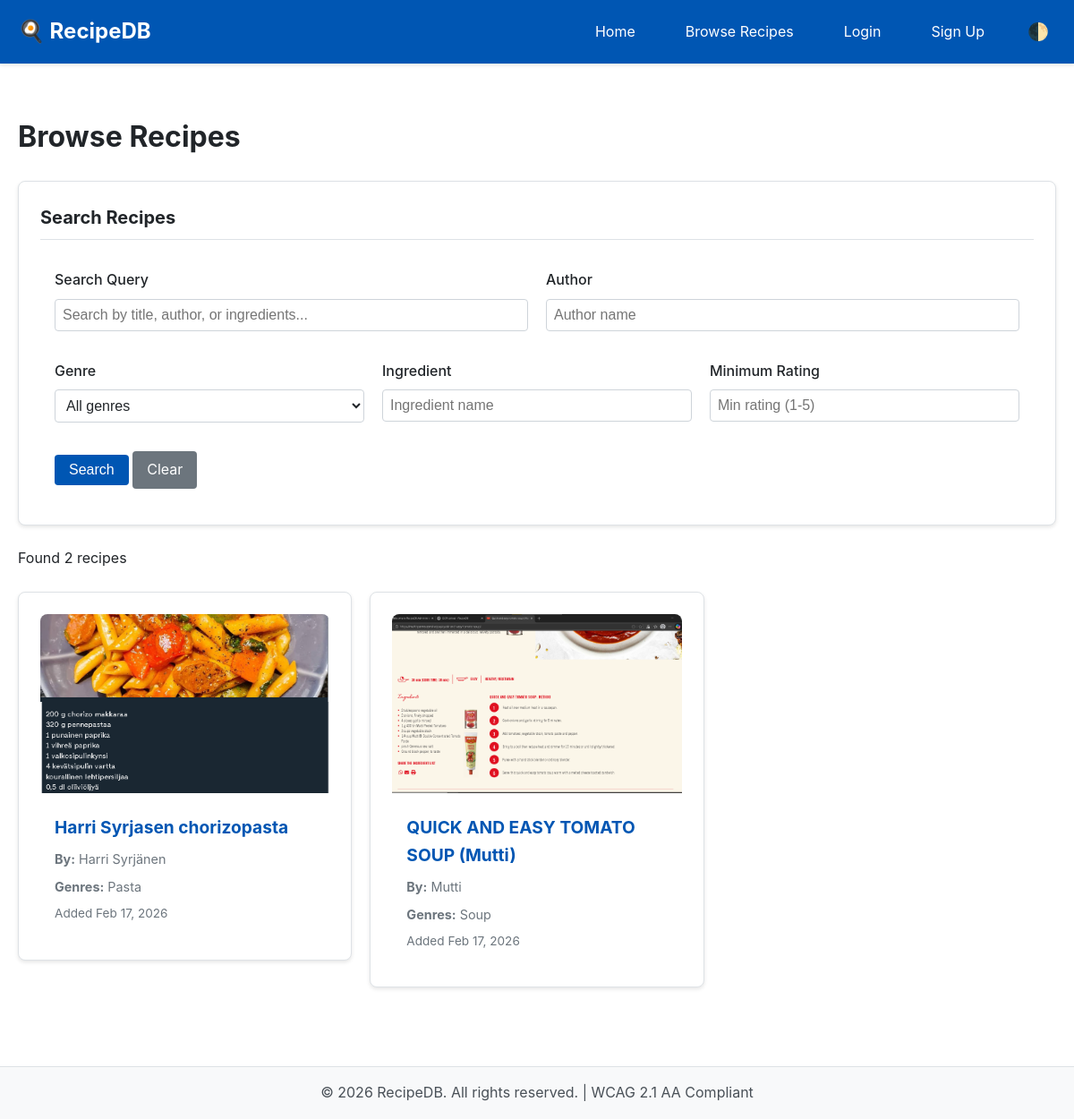
The app's page /recipes/ with its own data.
### RecipeDB/models.py (models this page shows, shortened)
class Recipe(models.Model):
    title = models.CharField(max_length=MAX_TITLE_LENGTH, db_index=True)
    instructions = models.TextField(help_text='Step-by-step cooking instructions')
    authors = models.ManyToManyField(Author, related_name='recipes', blank=True)
    genres = models.ManyToManyField(Genre, related_name='recipes', blank=True)
    ingredients = models.ManyToManyField(
        Ingredient,
        through='RecipeIngredient',
        related_name='recipes'
    )
    source_file = models.CharField(max_length=500, blank=True, help_text='Original file path for OCR')
    ocr_confidence = models.FloatField(
        null=True,
        blank=True,
        validators=[MinValueValidator(0.0), MaxValueValidator(1.0)],
        help_text='OCR confidence score (0-1)'
    )
    image = models.ImageField(upload_to='recipes/', blank=True, null=True)
    created_at = models.DateTimeField(auto_now_add=True, db_index=True)
    updated_at = models.DateTimeField(auto_now=True)
    created_by = models.ForeignKey(
        User,
        on_delete=models.SET_NULL,
        null=True,
        blank=True,
        related_name='created_recipes'
    )
    class Meta:
        ordering = ['-created_at', 'title']
        indexes = [
            models.Index(fields=['title']),
            models.Index(fields=['-created_at']),
            models.Index(fields=['ocr_confidence']),
        ]
        verbose_name = 'Recipe'
        verbose_name_plural = 'Recipes'

class Author(models.Model):
    first_name = models.CharField(max_length=MAX_NAME_LENGTH, blank=True, db_index=True)
    last_name = models.CharField(max_length=MAX_NAME_LENGTH, blank=True, db_index=True)
    publisher_name = models.CharField(max_length=MAX_NAME_LENGTH, blank=True, db_index=True)
    created_at = models.DateTimeField(auto_now_add=True)
    updated_at = models.DateTimeField(auto_now=True)
    class Meta:
        ordering = ['last_name', 'first_name', 'publisher_name']
        indexes = [
            models.Index(fields=['last_name', 'first_name']),
            models.Index(fields=['publisher_name']),
        ]
        verbose_name = 'Author'
        verbose_name_plural = 'Authors'
    def __str__(self):
        if self.publisher_name:
            return self.publisher_name
        if self.first_name and self.last_name:
            return f"{self.first_name} {self.last_name}"
        if self.first_name:
            return self.first_name
        if self.last_name:
            return self.last_name
        return f"Author {self.id}"
    def get_full_name(self):
        return str(self)

class Genre(models.Model):
    name = models.CharField(max_length=MAX_NAME_LENGTH, unique=True, db_index=True)
    description = models.TextField(blank=True)
    created_at = models.DateTimeField(auto_now_add=True)
    class Meta:
        ordering = ['name']
        verbose_name = 'Genre'
        verbose_name_plural = 'Genres'
    def __str__(self):
        return self.name

### RecipeDB/views.py (the view, shortened to what this page needs)
# urls.py: path('recipes/', views.RecipeListView.as_view(), name='recipe_list'),
class RecipeListView(ListView):
    model = Recipe
    template_name = 'RecipeDB/recipe_list.html'
    context_object_name = 'recipes'
    paginate_by = 12
    def get_queryset(self):
        queryset = Recipe.objects.all().prefetch_related(
            'authors', 'genres', 'ingredients'
        )
        try:
            form = RecipeSearchForm(self.request.GET)
            if form.is_valid():
                query = form.cleaned_data.get('query')
                author = form.cleaned_data.get('author')
                genre = form.cleaned_data.get('genre')
                ingredient = form.cleaned_data.get('ingredient')
                min_rating = form.cleaned_data.get('min_rating')
                if author:
                    queryset = queryset.filter(
                        Q(authors__first_name__icontains=author) |
                        Q(authors__last_name__icontains=author) |
                        Q(authors__publisher_name__icontains=author)
                    ).distinct()
                if genre:
                    queryset = queryset.filter(genres=genre)
                if ingredient:
                    queryset = queryset.filter(
                        ingredients__name__icontains=ingredient
                    ).distinct()
                if min_rating:
                    queryset = queryset.annotate(
                        avg_rating=Avg('personal_ratings__score')
                    ).filter(avg_rating__gte=min_rating)
        except Exception as e:
            logger.error(f"Error filtering recipes: {e}")
        return queryset.order_by('-created_at')
    def get_context_data(self, **kwargs):
        context = super().get_context_data(**kwargs)
        context['search_form'] = RecipeSearchForm(self.request.GET)
        return context

### RecipeDB/forms.py
class RecipeSearchForm(forms.Form):
    query = forms.CharField(
        required=False,
        max_length=200,
        widget=forms.TextInput(attrs={
            'class': 'form-control',
            'placeholder': 'Search by title, author, or ingredients...'
        })
    )
    author = forms.CharField(
        required=False,
        max_length=100,
        widget=forms.TextInput(attrs={
            'class': 'form-control',
            'placeholder': 'Author name'
        })
    )
    genre = forms.ModelChoiceField(
        queryset=Genre.objects.all(),
        required=False,
        empty_label='All genres',
        widget=forms.Select(attrs={'class': 'form-control'})
    )
    ingredient = forms.CharField(
        required=False,
        max_length=100,
        widget=forms.TextInput(attrs={
            'class': 'form-control',
            'placeholder': 'Ingredient name'
        })
    )
    min_rating = forms.IntegerField(
        required=False,
        min_value=1,
        max_value=5,
        widget=forms.NumberInput(attrs={
            'class': 'form-control',
            'placeholder': 'Min rating (1-5)'
        })
    )

### RecipeDB/templates/RecipeDB/recipe_list.html (shortened to what this page needs)
{% extends 'RecipeDB/base.html' %}
{% block content %}
<div class="mt-3 mb-3">
    <h1>Browse Recipes</h1>
</div>
<div class="card mb-3">
    <div class="card-header">Search Recipes</div>
    <div style="padding: 1rem;">
        <form method="get" action="">
            <div class="row">
                <div class="col-md-6">
                    <div class="form-group">
                        <label>Search Query</label>
                        {{ search_form.query }}
                    </div>
                </div>
                <div class="col-md-6">
                    <div class="form-group">
                        <label>Author</label>
                        {{ search_form.author }}
                    </div>
                </div>
            </div>
            <div class="row">
                <div class="col-md-4">
                    <div class="form-group">
                        <label>Genre</label>
                        {{ search_form.genre }}
                    </div>
                </div>
                <div class="col-md-4">
                    <div class="form-group">
                        <label>Ingredient</label>
                        {{ search_form.ingredient }}
                    </div>
                </div>
                <div class="col-md-4">
                    <div class="form-group">
                        <label>Minimum Rating</label>
                        {{ search_form.min_rating }}
                    </div>
                </div>
            </div>
            <button type="submit" class="btn btn-primary">Search</button>
            <a href="{% url 'recipe_list' %}" class="btn btn-secondary">Clear</a>
        </form>
    </div>
</div>
<div class="mb-3">
    <p>Found {{ page_obj.paginator.count }} recipe{{ page_obj.paginator.count|pluralize }}</p>
</div>
<div class="row">
    {% for recipe in recipes %}
    <div class="col-md-4">
        <div class="card mb-3">
            {% if recipe.image %}
                <img src="{{ recipe.image.url }}" alt="{{ recipe.title }}" style="width: 100%; height: 200px; object-fit: cover; border-radius: 8px 8px 0 0;">
            {% else %}
                <div style="width: 100%; height: 200px; background-color: var(--bg-tertiary); display: flex; align-items: center; justify-content: center; border-radius: 8px 8px 0 0;">
                    <span style="font-size: 3rem;">🍽️</span>
                </div>
            {% endif %}
            <div style="padding: 1rem;">
                <h3 style="font-size: 1.2rem; margin-bottom: 0.5rem;">
                    <a href="{% url 'recipe_detail' recipe.pk %}">{{ recipe.title }}</a>
                </h3>
                <p style="color: var(--text-muted); font-size: 0.9rem; margin-bottom: 0.5rem;">
                    <strong>By:</strong>
                    {% for author in recipe.authors.all %}
                        {{ author.get_full_name }}{% if not forloop.last %}, {% endif %}
                    {% empty %}
                        Unknown
                    {% endfor %}
                </p>
                {% if recipe.genres.all %}
                <p style="color: var(--text-muted); font-size: 0.9rem; margin-bottom: 0.5rem;">
                    <strong>Genres:</strong>
                    {% for genre in recipe.genres.all %}
                        {{ genre.name }}{% if not forloop.last %}, {% endif %}
                    {% endfor %}
                </p>
                {% endif %}
                <p style="color: var(--text-muted); font-size: 0.85rem;">
                    Added {{ recipe.created_at|date:"M d, Y" }}
                </p>
            </div>
        </div>
    </div>
    {% endfor %}
</div>
{% endblock %}

### RecipeDB/templates/RecipeDB/base.html (shortened to what this page needs)
<!DOCTYPE html>
<html lang="en">
<head>
</head>
<body>
    <nav class="navbar">
        <div class="container navbar-content">
            <a href="{% url 'home' %}" class="navbar-brand">🍳 RecipeDB</a>
            <ul class="navbar-nav">
                <li><a href="{% url 'home' %}">Home</a></li>
                <li><a href="{% url 'recipe_list' %}">Browse Recipes</a></li>
                {% if user.is_authenticated %}
                    <li><a href="{% url 'recipe_create' %}">Add Recipe</a></li>
                    <li><a href="{% url 'ocr_upload' %}">OCR Upload</a></li>
                    <li><a href="{% url 'logout' %}">Logout ({{ user.username }})</a></li>
                {% else %}
                    <li><a href="{% url 'login' %}">Login</a></li>
                    <li><a href="{% url 'signup' %}">Sign Up</a></li>
                {% endif %}
                <li><button class="theme-toggle" onclick="toggleTheme()" aria-label="Toggle dark mode">🌓</button></li>
            </ul>
        </div>
    </nav>
    <main>
        <div class="container">
            {% block content %}{% endblock %}
        </div>
    </main>
    <footer>
        <div class="container">
            <p>&copy; 2026 RecipeDB. All rights reserved. | WCAG 2.1 AA Compliant</p>
        </div>
    </footer>
</body>
</html>

### RecipeDB/templates/RecipeDB/base.html (style rules this page uses)
:root { --bg-primary: #ffffff; --bg-secondary: #f8f9fa; --bg-tertiary: #e9ecef; --text-primary: #212529; --text-secondary: #495057; --text-muted: #6c757d; --border-color: #dee2e6; --link-color: #0056b3; --link-hover: #003d82; --button-primary: #0056b3; --button-primary-hover: #003d82; --button-secondary: #6c757d; --button-secondary-hover: #545b62; --success: #2d6a2d; --warning: #856404; --danger: #a02622; --info: #004085; --form-bg: #ffffff; --form-border: #ced4da; --navbar-bg: #0056b3; --navbar-text: #ffffff; --card-bg: #ffffff; --card-border: #dee2e6; }
* { margin: 0; padding: 0; box-sizing: border-box; }
body { font-family: -apple-system, BlinkMacSystemFont, "Segoe UI", Roboto, "Helvetica Neue", Arial, sans-serif; line-height: 1.6; color: var(--text-primary); background-color: var(--bg-primary); transition: background-color 0.3s ease, color 0.3s ease; }
.container { max-width: 1200px; margin: 0 auto; padding: 0 20px; }
.navbar { background-color: var(--navbar-bg); color: var(--navbar-text); padding: 1rem 0; box-shadow: 0 2px 4px rgba(0,0,0,0.1); }
.navbar-content { display: flex; justify-content: space-between; align-items: center; }
.navbar-brand { font-size: 1.5rem; font-weight: bold; color: var(--navbar-text); text-decoration: none; }
.navbar-nav { display: flex; list-style: none; gap: 1.5rem; align-items: center; flex-wrap: wrap; }
.navbar-nav a { color: var(--navbar-text); text-decoration: none; padding: 0.5rem 1rem; border-radius: 4px; transition: background-color 0.2s; }
main { min-height: calc(100vh - 140px); padding: 2rem 0; }
.btn { display: inline-block; padding: 0.5rem 1rem; border: none; border-radius: 4px; cursor: pointer; text-decoration: none; font-size: 1rem; transition: background-color 0.2s; }
.btn-primary { background-color: var(--button-primary); color: white; }
.btn-secondary { background-color: var(--button-secondary); color: white; }
.form-control { width: 100%; padding: 0.5rem; border: 1px solid var(--form-border); border-radius: 4px; background-color: var(--form-bg); color: var(--text-primary); font-size: 1rem; margin-bottom: 1rem; }
.form-group { margin-bottom: 1rem; }
.form-group label { display: block; margin-bottom: 0.5rem; font-weight: 500; }
.card { background-color: var(--card-bg); border: 1px solid var(--card-border); border-radius: 8px; padding: 1.5rem; margin-bottom: 1rem; box-shadow: 0 2px 4px rgba(0,0,0,0.1); }
.card-header { font-size: 1.25rem; font-weight: bold; margin-bottom: 1rem; padding-bottom: 0.5rem; border-bottom: 1px solid var(--border-color); }
.row { display: flex; flex-wrap: wrap; margin: 0 -10px; }
.col-md-6 { flex: 0 0 50%; padding: 0 10px; }
.col-md-4 { flex: 0 0 33.333%; padding: 0 10px; }
a { color: var(--link-color); text-decoration: none; }
footer { background-color: var(--bg-secondary); color: var(--text-secondary); text-align: center; padding: 1rem 0; margin-top: 2rem; border-top: 1px solid var(--border-color); }
.theme-toggle { background: none; border: none; color: var(--navbar-text); cursor: pointer; font-size: 1.2rem; padding: 0.5rem; }
.mt-3 { margin-top: 1.5rem; }
.mb-3 { margin-bottom: 1.5rem; }

### records on screen
Recipe: image (picture), title "Harri Syrjasen chorizopasta", created_at "Feb 17, 2026"
Author: get_full_name "Harri Syrjänen"
Genre: name "Pasta"
Recipe: image (picture), title "QUICK AND EASY TOMATO SOUP (Mutti)", created_at "Feb 17, 2026"
Author: get_full_name "Mutti"
Genre: name "Soup"

### other values on screen
{{ page_obj.paginator.count }} "2"
